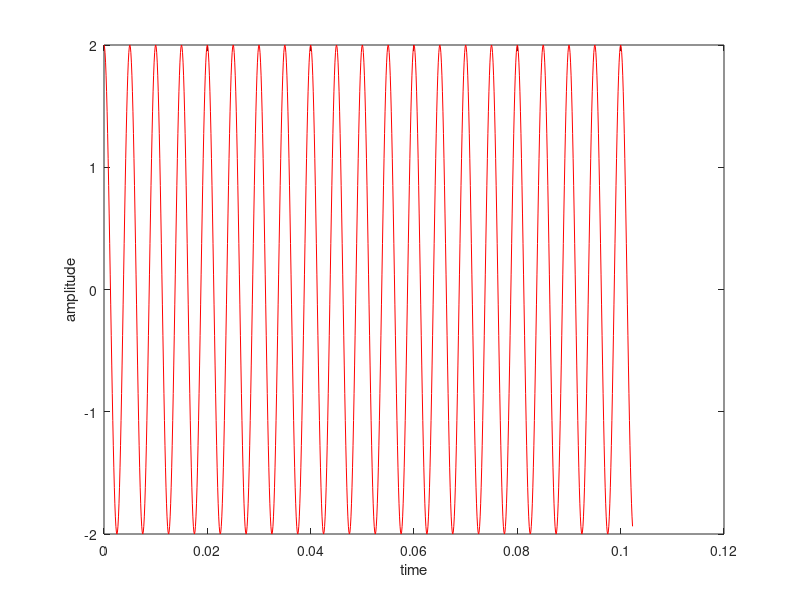
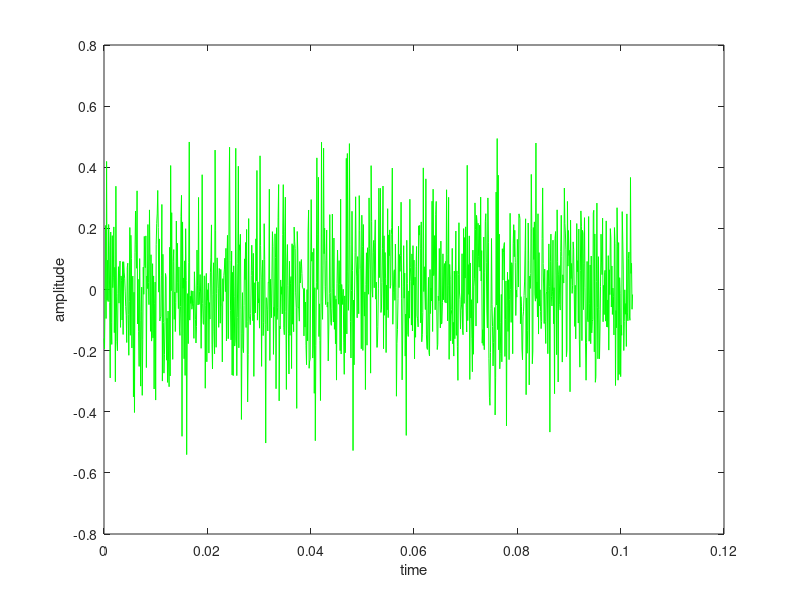
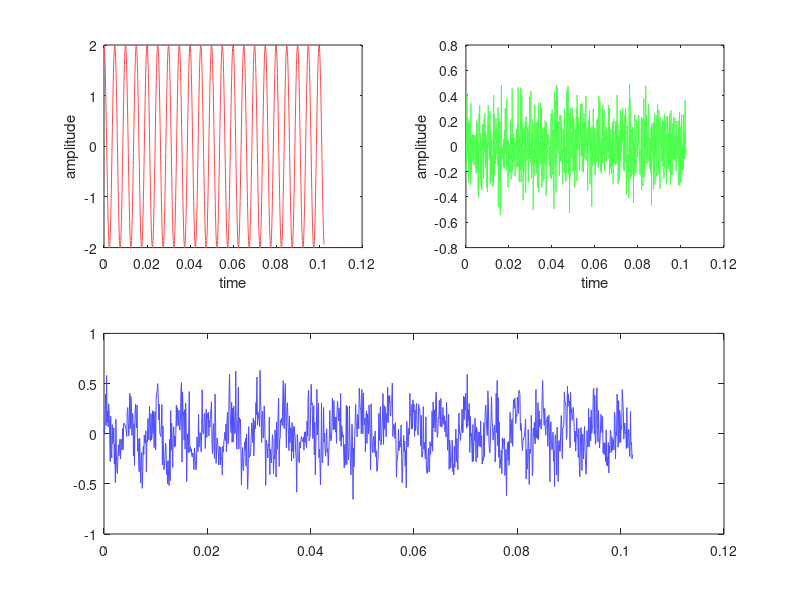

These charts were generated, in order, by the following MATLAB code:
% netejar el workspace a l'hora detornar a activar la funció
clear all
% tamany de vector 
N = 1024;
% genera un vector de zeros de longitud N
x = zeros(1,N);
% general una matriu de N files i 3 columnes
y = ones (N,3);
% generem la frequencia de mostratge
fs = 1e4;
% generem la freuqencia de la senyal
f0 = 200;
% generem el vector de temps
t = [0:(N-1)]*(1/fs);
% genero la amplitud de la senyal
A = 2;
% genero la senyal
x = A*cos(2*pi*f0*t);

% com generar un senyal amb soroll??
r = rand(1,10);
rn = randn(1,10);

% mostrem la senyal per pantalla
figure("Name","Signal")
plot(t,x,"Color",[1 0 0],"LineStyle","-","DisplayName","signal")
xlabel("time");
ylabel("amplitude");

% generem el señal del soroll i el mostrem per pantalla
w = sqrt(0.03)*randn(1,N);
figure("Name","random noise")
plot(t,w,"Color",[0 1 0])
xlabel("time")
ylabel("amplitude")
close all

%generem la suma de les senyals
y = 0.1*x + w;

figure("Name","MixOfSignals")
subplot(221)
plot(t,x,"Color",[1 0.3 0.3])
xlabel("time")
ylabel("amplitude");
subplot(222)
plot(t,w,"color",[0.3 1 0.3])
xlabel("time")
ylabel("amplitude");
subplot(212)
xlabel("time")
ylabel("amplitude");
plot(t,y,"color",[0.3 0.3 1]);